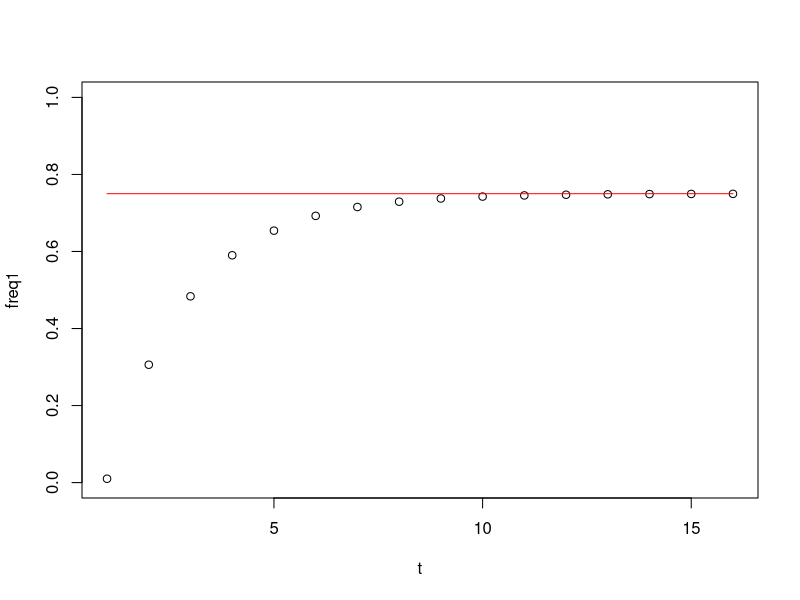

Write R code to recreate this figure.
# two-way mutation 
# McElreath and Boyd, MMSE, chapter 1 problem 2

time <- 15 # timesteps are generations
t <- seq(1,time+1)

# two alleles
m12 <- 0.1 # chance of allele 1 mutating to allele 2 
m21 <- 0.3 # chance of allele 2 mutating to allele 1 

equilibrium <- m21 / (m12 + m21) # McElreath and Boyd, page 33

eq <- rep(equilibrium, time+1)

freq1 <- NULL
freq1[1] <- 0.01 # frequency of A

for(i in 1:time){
    p <- freq1[i]
    
    freq1[i+1] <- p - (m12 * p) + (m21 * (1-p)) # McElreath page 33 
}
# plot frequencu of allele 1
plot(t, freq1, type="p", ylim=c(0,1))

# draw red line for equilibrium frequency p_hat
lines(t, eq, type="l", col="red")
